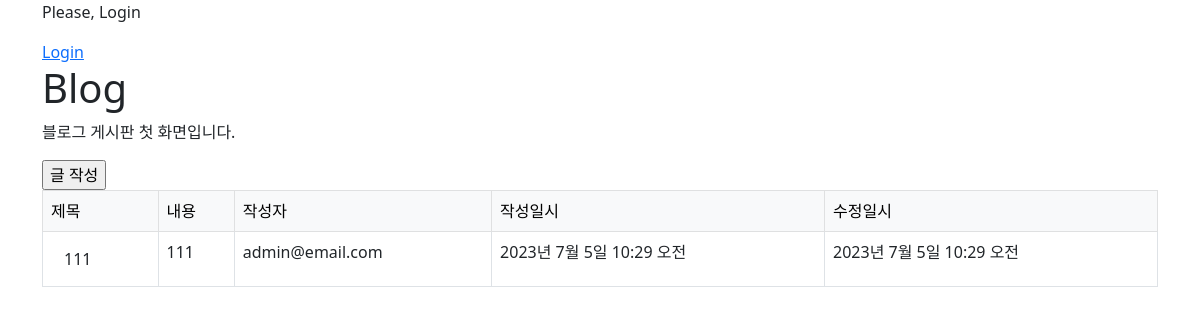
Screenshot of /blog/ with the database file from the repository.
### blog/models.py (models this page shows)
class Post(models.Model):
    title = models.CharField(max_length=30)
    content = models.TextField()
    writer = models.ForeignKey(User, on_delete=models.CASCADE)
    created_at = models.DateTimeField(auto_now_add=True)
    updated_at = models.DateTimeField(auto_now=True)

### user/models.py (models this page shows)
class User(AbstractUser):
    username = None
    email = models.EmailField(unique=True, max_length=255) # email 값이 기본키가 된다
    name = models.CharField(max_length=50, null=True, blank=True)
    is_staff = models.BooleanField(default=False)
    is_superuser = models.BooleanField(default=False)
    is_active = models.BooleanField(default=True)
    last_login = models.DateTimeField(null=True, blank=True)
    date_joined = models.DateTimeField(auto_now_add=True)
    USERNAME_FIELD = 'email'
    EMAIL_FIELD = 'email'
    REQUIRED_FIELDS = [] # superuser 만들때 필요
    objects = UserManager()

### blog/views.py (the view)
# urls.py: path("", views.Index.as_view(), name='list'), # /blog/
class Index(View):
    def get(self, request):
        post_objs = Post.objects.all()
        context = {
            "posts": post_objs,
            'title': 'Blog'
        }
        return render(request, 'blog/post_list.html', context)

### blog/templates/blog/post_list.html (shortened to what this page needs)
{% extends 'base.html' %}
{% block content %}
    <p>블로그 게시판 첫 화면입니다.</p>
    <form action="{% url 'blog:write' %}" method="get">
        <input type="submit" value="글 작성">
    </form>
    {% if posts %}
        <table class="table table-bordered">
            <thead class="table-light">
                <tr>
                    <td>제목</td>
                    <td>내용</td>
                    <td>작성자</td>
                    <td>작성일시</td>
                    <td>수정일시</td>
                </tr>
            </thead>
            <tbody>
                {% for post in posts %}
                <tr>
                    <td><a href="{% url 'blog:detail' pk=post.pk %}" class="btn">{{ post.title }}</a></td>
                    <td>{{ post.content }}</td>
                    <td>{{ post.writer }}</td>
                    <td>{{ post.created_at }}</td>
                    <td>{{ post.updated_at }}</td>
                </tr>
                {% endfor %}
            </tbody>
        </table>
    {% else %}
        <p>작성된 게시물이 없습니다.</p>
    {% endif %}
{% endblock %}

### rows the page displays
Post: title "111", content "111", writer "admin@email.com", created_at "2023년 7월 5일 10:29 오전", updated_at "2023년 7월 5일 10:29 오전"
